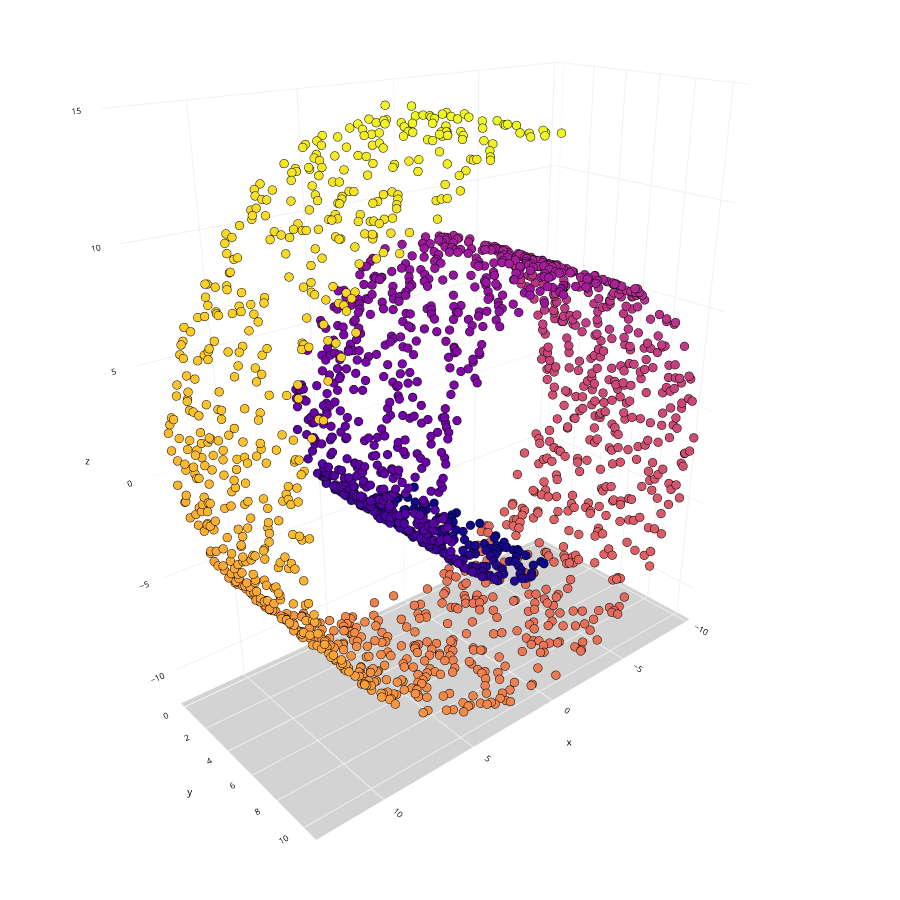

The notebook cell this image was saved under:
### Markdown cell above
##### Plot standard swiss roll

### Code cell
fig=Plot3D(X, y, 'Regular Swiss Roll')
fig

### Figure 1 — Plotly figure (JSON) as saved in the notebook; plotly's stock layout.template omitted (floating-point values rounded to 4 significant figures; data arrays with more than 128 entries replaced by an {"elided": "..."} marker saying what was removed)
{"data": [{"hovertemplate": "x=%{x}<br>y=%{y}<br>z=%{z}<br>color=%{marker.color}<extra></extra>", "legendgroup": "", "marker": {"color": {"elided": "2000 float values"}, "coloraxis": "coloraxis", "line": {"color": "black", "width": 0.1}, "size": 3, "symbol": "circle"}, "mode": "markers", "name": "", "scene": "scene", "showlegend": false, "type": "scatter3d", "x": {"elided": "2000 float values"}, "y": {"elided": "2000 float values"}, "z": {"elided": "2000 float values"}}], "layout": {"coloraxis": {"colorbar": {"title": {"text": "color"}}, "colorscale": [[0, "#0d0887"], [0.1111, "#46039f"], [0.2222, "#7201a8"], [0.3333, "#9c179e"], [0.4444, "#bd3786"], [0.5556, "#d8576b"], [0.6667, "#ed7953"], [0.7778, "#fb9f3a"], [0.8889, "#fdca26"], [1, "#f0f921"]], "showscale": false}, "height": 900, "legend": {"orientation": "h", "tracegroupgap": 0, "x": 0.5, "xanchor": "center", "y": 0, "yanchor": "top"}, "margin": {"b": 0, "l": 0, "r": 0, "t": 0}, "scene": {"camera": {"center": {"x": 0, "y": 0, "z": -0.1}, "eye": {"x": 1.5, "y": 1.75, "z": 1}, "up": {"x": 0, "y": 0, "z": 1}}, "domain": {"x": [0, 1], "y": [0, 1]}, "xaxis": {"backgroundcolor": "white", "color": "black", "gridcolor": "#f0f0f0", "tickfont": {"size": 10}, "title": {"font": {"size": 10}, "text": "x"}}, "yaxis": {"backgroundcolor": "white", "color": "black", "gridcolor": "#f0f0f0", "tickfont": {"size": 10}, "title": {"font": {"size": 10}, "text": "y"}}, "zaxis": {"backgroundcolor": "lightgrey", "color": "black", "gridcolor": "#f0f0f0", "tickfont": {"size": 10}, "title": {"font": {"size": 10}, "text": "z"}}}, "showlegend": false, "width": 900}}
